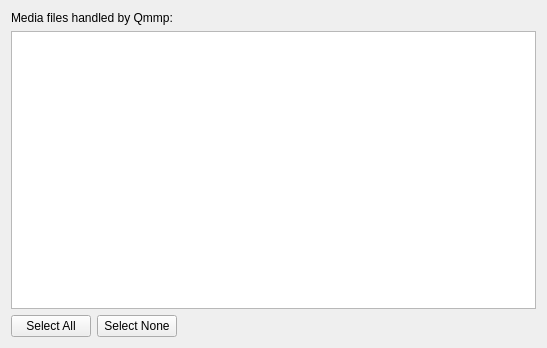
<?xml version="1.0" encoding="UTF-8"?>
<ui version="4.0">
 <class>PrefAssociations</class>
 <widget class="QWidget" name="PrefAssociations">
  <property name="geometry">
   <rect>
    <x>0</x>
    <y>0</y>
    <width>547</width>
    <height>348</height>
   </rect>
  </property>
  <layout class="QGridLayout" name="gridLayout">
   <item row="0" column="0" colspan="3">
    <widget class="QLabel" name="textLabel">
     <property name="text">
      <string>Media files handled by Qmmp:</string>
     </property>
     <property name="alignment">
      <set>Qt::AlignVCenter</set>
     </property>
     <property name="wordWrap">
      <bool>true</bool>
     </property>
    </widget>
   </item>
   <item row="1" column="0" colspan="3">
    <widget class="QListWidget" name="listWidget">
     <property name="editTriggers">
      <set>QAbstractItemView::DoubleClicked|QAbstractItemView::EditKeyPressed</set>
     </property>
     <property name="selectionMode">
      <enum>QAbstractItemView::MultiSelection</enum>
     </property>
     <property name="viewMode">
      <enum>QListView::ListMode</enum>
     </property>
     <property name="uniformItemSizes">
      <bool>true</bool>
     </property>
     <property name="sortingEnabled">
      <bool>true</bool>
     </property>
    </widget>
   </item>
   <item row="2" column="0">
    <widget class="QPushButton" name="selectAll">
     <property name="text">
      <string>Select All</string>
     </property>
    </widget>
   </item>
   <item row="2" column="1">
    <widget class="QPushButton" name="selectNone">
     <property name="text">
      <string>Select None</string>
     </property>
    </widget>
   </item>
   <item row="2" column="2">
    <spacer>
     <property name="orientation">
      <enum>Qt::Horizontal</enum>
     </property>
     <property name="sizeHint" stdset="0">
      <size>
       <width>364</width>
       <height>20</height>
      </size>
     </property>
    </spacer>
   </item>
  </layout>
 </widget>
 <resources/>
 <connections/>
</ui>
